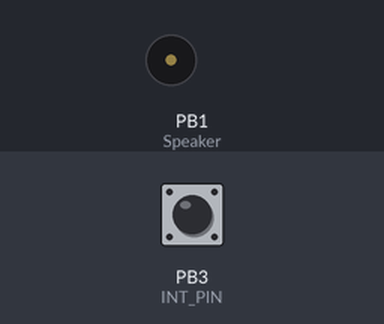
The sketch below on a simulated ATtiny85, built with avr-gcc and run on an emulated ATtiny85. On the bench: buzzer (waves = sounding). Inputs (shaded band) come from the test bench; at power-on: PB3 (INT_PIN) HIGH.

Above: at 1.2 s.
1.3 s: PB3 (INT_PIN) pulled LOW for 0.15 s
At 2.9 s:
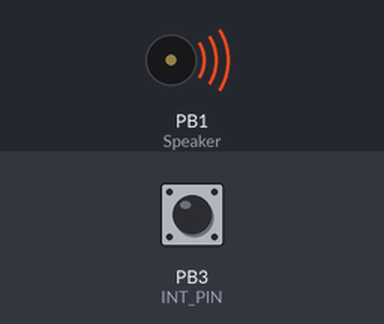
Timing chart, 0 to 8.9 s (numbered marks = the images above; inputs shaded):
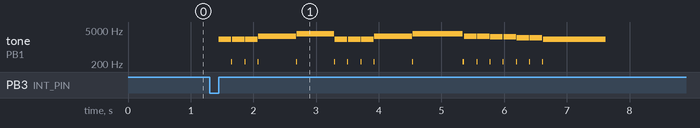

Measured:
- after the input at 1.3 s, tone on PB1 (Speaker): plays 2092 Hz for 0.20 s, 245 Hz for 0.01 s, 2092 Hz for 0.20 s, 245 Hz for 0.01 s, 2092 Hz for 0.20 s, 245 Hz for 0.01 s … (33 notes in this stretch), starting after 0.15 s

The sketch:

attiny85_music.ino
```cpp
/*
 * By tientn: based on technoblogy's TinyTone
 * Pin3 connect to a button with GND line
 * Pin1 connect to Piezo Buzzer
 */
const int buttonPin = 3;
#define INT_PIN PB3
int Speaker = PB1;

byte count = 0;
boolean flgPlayMusic = 0;

// the setup routine runs once when you press reset:
void setup() {
  // initialize the digital pin as an output.
  pinMode(buttonPin, INPUT_PULLUP);   // Set our interrupt pin as input with a pullup to keep it stable
  digitalWrite(buttonPin, HIGH);

  pinMode(Speaker, OUTPUT); //SPK

  cli();                            // Disable interrupts during setup
  GIMSK |= _BV(PCIE);                     // Enable Pin Change Interrupts
  PCMSK |= _BV(PCINT3);                   // Use PB3 as interrupt pin
  ADCSRA &= ~_BV(ADEN);                   // ADC off
  sei();                            //last line of setup - enable interrupts after setup

}

// the loop routine runs over and over again forever:
void loop() {

  if (flgPlayMusic == 1) {
    playTuneLaCucaracha();
    flgPlayMusic = 0; //once only
  }

}

/* TinyTone for ATtiny85 */

// Notes
const int Note_C = 239;
const int Note_CS = 225;
const int Note_D = 213;
const int Note_DS = 201;
const int Note_E = 190;
const int Note_F = 179;
const int Note_FS = 169;
const int Note_G = 159;
const int Note_GS = 150;
const int Note_A = 142;
const int Note_AS = 134;
const int Note_B = 127;
const int Note_S = 255;

void TinyTone(unsigned char divisor, unsigned char octave, unsigned long duration)
{
  TCCR1 = 0x90 | (8-octave); // for 1MHz clock
  // TCCR1 = 0x90 | (11-octave); // for 8MHz clock
  OCR1C = divisor-1;         // set the OCR
  delay(duration);
  TCCR1 = 0x90;              // stop the counter
}

// Play a scale
void playTune(void)
{
 TinyTone(Note_C, 4, 500);
 TinyTone(Note_D, 4, 500);
 TinyTone(Note_E, 4, 500);
 TinyTone(Note_F, 4, 500);
 TinyTone(Note_G, 4, 500);
 TinyTone(Note_A, 4, 500);
 TinyTone(Note_B, 4, 500);
 TinyTone(Note_C, 5, 500);
}

void playTuneLaCucaracha(void)
{
  TinyTone(Note_C, 4, 200);
  TinyTone(Note_S, 1, 10);
  TinyTone(Note_C, 4, 200);
  TinyTone(Note_S, 1, 10);
  TinyTone(Note_C, 4, 200);
  TinyTone(Note_S, 1, 10);
  TinyTone(Note_F, 4, 600);
  TinyTone(Note_S, 1, 10);
  TinyTone(Note_A, 4, 600);
  TinyTone(Note_S, 1, 10);
  TinyTone(Note_C, 4, 200);
  TinyTone(Note_S, 1, 10);
  TinyTone(Note_C, 4, 200);
  TinyTone(Note_S, 1, 10);
  TinyTone(Note_C, 4, 200);
  TinyTone(Note_S, 1, 10);
  TinyTone(Note_F, 4, 600);
  TinyTone(Note_S, 1, 10);
  TinyTone(Note_A, 4, 800);
  TinyTone(Note_S, 1, 20);
  TinyTone(Note_F, 4, 200);
  TinyTone(Note_S, 1, 10);
  TinyTone(Note_F, 4, 200);
  TinyTone(Note_S, 1, 10);
  TinyTone(Note_E, 4, 200);
  TinyTone(Note_S, 1, 10);
  TinyTone(Note_E, 4, 200);
  TinyTone(Note_S, 1, 10);
  TinyTone(Note_D, 4, 200);
  TinyTone(Note_S, 1, 10);
  TinyTone(Note_D, 4, 200);
  TinyTone(Note_S, 1, 10);
  TinyTone(Note_C, 4, 1000);
}

void testPlayTone()
{
  count++;
  if(count < 5)
  {
    tone(Speaker,1471);
    delay(10);
    tone(Speaker,1575);
    delay(5);
  }
  else
  {
    tone(Speaker,1470);
    delay(10);
    tone(Speaker,1575);
    delay(5);
    if(count > 10)
    {
      count = 0;
    }
  }
}

ISR(PCINT0_vect)
{
  if( digitalRead(INT_PIN) == HIGH ) {
    if (flgPlayMusic == 0) {
      flgPlayMusic = 1;
    }
    else {
      flgPlayMusic = 0;
    }
  }
  //don't call blocking function like playTune in interrupt
}
```
